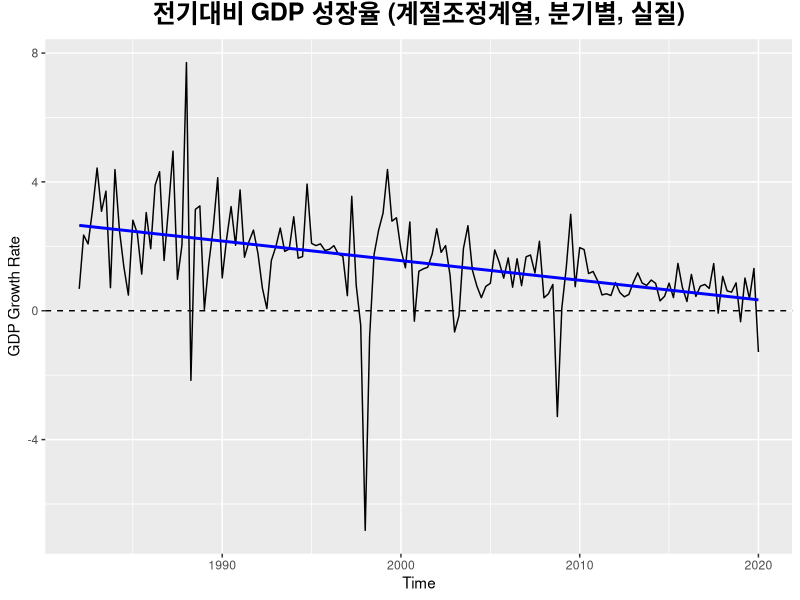
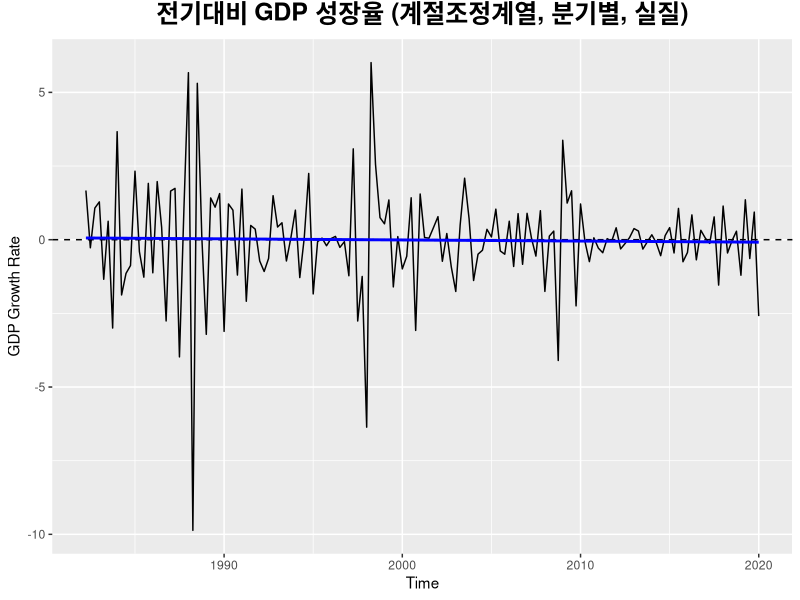
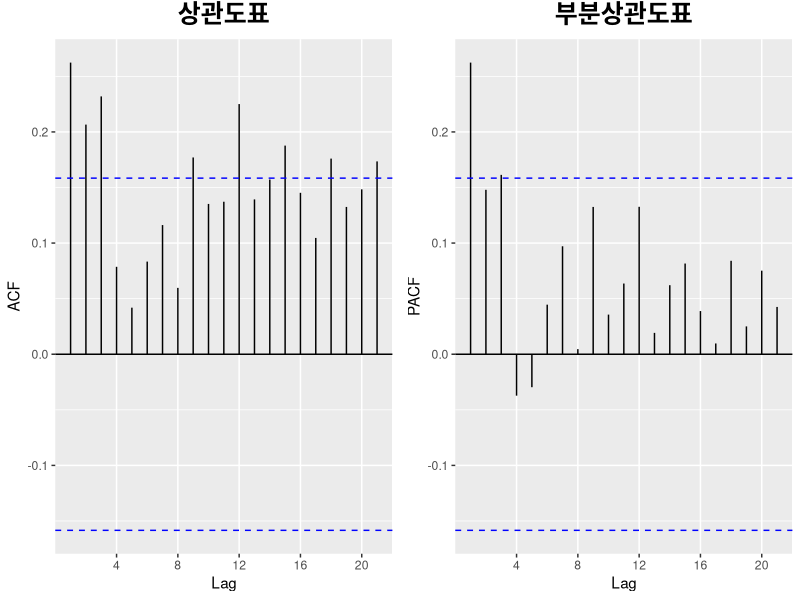
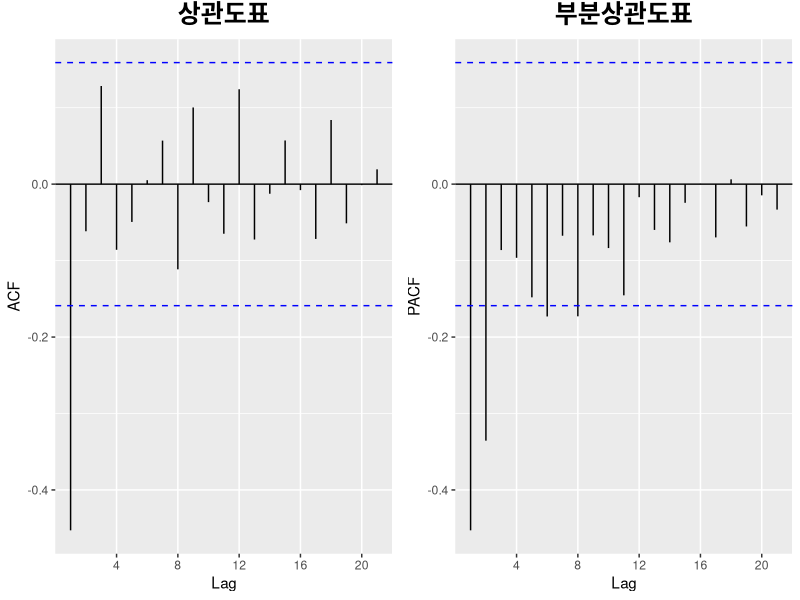
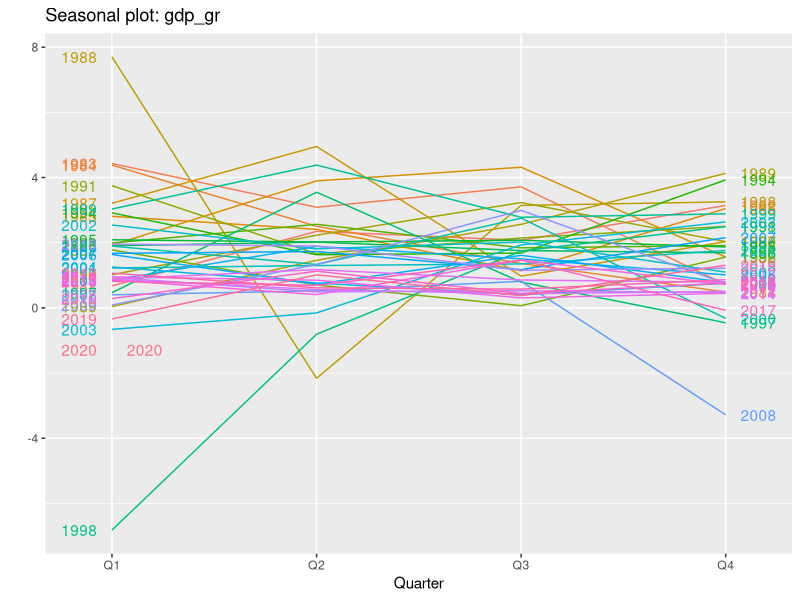
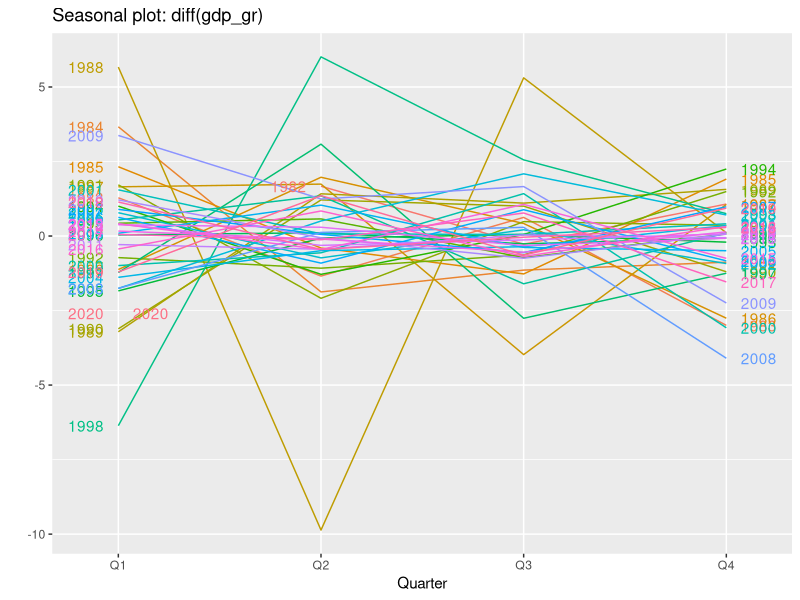

Write R code to recreate these figures, in order. (Note: this script raises an error after producing the figures.)
rm(list = ls())
library(tseries)
library(forecast)
library(gridExtra)
library(ggfortify)
library(zoo)
library(dplyr)

# https://blogs.oracle.com/datascience/introduction-to-forecasting-with-arima-in-r
# https://rstudio-pubs-static.s3.amazonaws.com/303786_f1b99d6b7e9346c4b1488a174bab839a.html
# https://rc2e.com/timeseriesanalysis
# https://otexts.com/fppkr/arima-r.html

#
gdp <- read.csv("gdpq.csv", header = TRUE)
gdp_gr <- ts(gdp[,2], start=1982, frequency=4)

# subsetting?
# gdp_gr2 <- window(gdp_gr, 2000, 2020)

# library(zoo)
# gr <- as.zoo(gdp_gr)
# index(gr)

# 성장률은 로그변환 후 차분과 근사함. 일종의 차분을 통하여 추세가 제거됨.
# gghistogram(gdp_gr, add.kde = TRUE)
# shapiro.test(gdp_gr)

# Stationarity
# 추세가 보임
autoplot(gdp_gr) + xlab("Time") + ylab("GDP Growth Rate") + 
  theme(plot.title = element_text(size = 18, hjust = 0.5, vjust = 1.5, face = "bold")) + 
  ggtitle(label = "전기대비 GDP 성장율 (계절조정계열, 분기별, 실질)") +
  geom_hline(yintercept = 0, lty = 2, col = "black") +
  geom_smooth(aes(x = as.Date(time(gdp_gr)), y = gdp_gr),
              se = FALSE, method = "lm", lty = 1, col = "blue")

# 차분 후 확인
autoplot(diff(gdp_gr)) + xlab("Time") + ylab("GDP Growth Rate") + 
  theme(plot.title = element_text(size = 18, hjust = 0.5, vjust = 1.5, face = "bold")) + 
  ggtitle(label = "전기대비 GDP 성장율 (계절조정계열, 분기별, 실질)") +
  geom_hline(yintercept = 0, lty = 2, col = "black") +
  geom_smooth(aes(x = as.Date(time(diff(gdp_gr))), y = diff(gdp_gr)),
              se = FALSE, method = "lm", lty = 1, col = "blue")

adf.test(gdp_gr, alternative = "stationary", k = 0) # 단위근이 있다는 귀무가설을 기각. 단위근이 없는 I(0) 적분계열.
adf.test(diff(gdp_gr), alternative = "stationary", k = 0) # 단위근이 있다는 귀무가설을 기각. 단위근이 없는 I(0) 적분계열.

acf1 <- ggAcf(gdp_gr) + ggtitle("상관도표") +
  theme(plot.title = element_text(size = 18, hjust = 0.5, vjust = 1.5, face = "bold"))
pacf1 <- ggPacf(gdp_gr) + ggtitle("부분상관도표") +
  theme(plot.title = element_text(size = 18, hjust = 0.5, vjust = 1.5, face = "bold"))
grid.arrange(acf1, pacf1, ncol = 2)

acf2 <- ggAcf(diff(gdp_gr)) + ggtitle("상관도표") +
  theme(plot.title = element_text(size = 18, hjust = 0.5, vjust = 1.5, face = "bold"))
pacf2 <- ggPacf(diff(gdp_gr)) + ggtitle("부분상관도표") +
  theme(plot.title = element_text(size = 18, hjust = 0.5, vjust = 1.5, face = "bold"))
grid.arrange(acf2, pacf2, ncol = 2)


ggseasonplot(gdp_gr, year.labels = TRUE, year.labels.left = TRUE)
ggseasonplot(diff(gdp_gr), year.labels = TRUE, year.labels.left = TRUE)

# 모든 자기상관도표는 시차 0에서 acf=1
# 점선이 유의수준에 따른 기각역
# 륭-박스 검정은 m차까지 자기상관관계가 존재하지 않는다는 귀무가설

spectrum(gdp_sa)
spectrum(gdp_gr)

diff(diff(gdp_sa),4)
diff(gdp_sa, 4)

gdpp_fit = arima(gdp_gr, order=c(3,0,0))
gdpp_fit

auto.arima(gdp_gr, seasonal = TRUE)
auto.arima(gdp_gr, seasonal = FALSE)

auto.arima(gdp_gr2, seasonal = TRUE)

# ggtsdisplay(gdp_gr)

?auto.arima()

df <- data.frame(p = double(), d = double(), q = double(), 
                 aic = double(), aicc = double(), bic = double())

for(p in 0:4){
  for(d in 0:1){
    for(q in 0:4){
      df <- rbind(df, data.frame(p = p, d = d, q = q, 
                                 Arima(gdp_gr, order = c(p, d, q))[c("aic", "aicc", "bic")]))
    }
  }
}

df[df$aic == min(df$aic),]
df[df$aicc == min(df$aicc),]
df[df$bic == min(df$bic),]

df
# 모형 간결의 원칙

##########################################

#과대적합
gdpp_fit = arima(gdp_gr, order=c(3,0,1))
gdpp_fit
gdpp_fit = arima(gdp_gr, order=c(4,0,0))
gdpp_fit

#잔차
gdpp_fit = arima(gdp_gr, order=c(3,0,0))
tsdiag(gdpp_fit)

#예측
par(mfrow=c(1,1))
plot(forecast(gdpp_fit, h=4), main="")
forecast(gdpp_fit, h=4)

########################################
